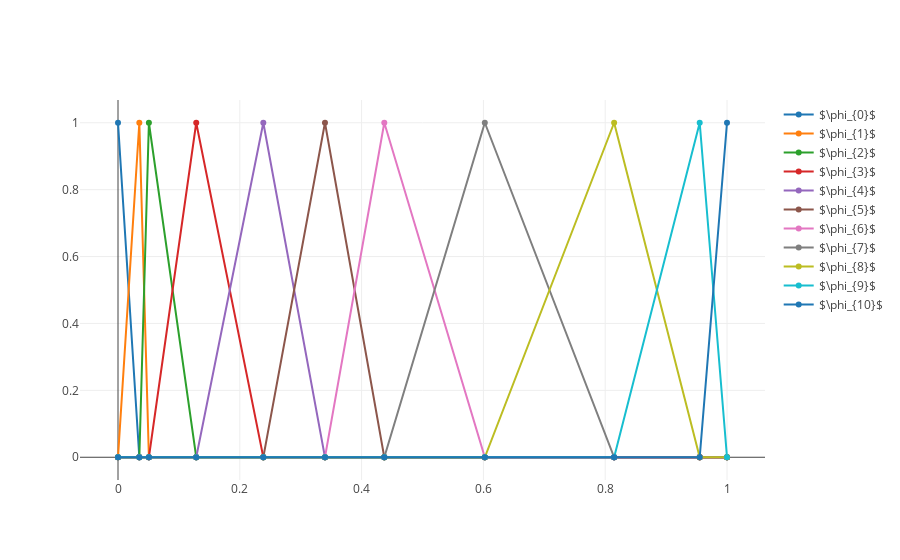

Source (notebook cell):
### Code cell
phis = []

for i in range(n_bases):
    phi = np.zeros(s.shape)
    phi[i] = 1
    phis.append(go.Scatter(x=s, y=phi, mode='lines+markers', name="$\phi_{{{}}}$".format(i)))

fig = go.Figure(data=phis)
plotly.iplot(fig)

### Figure 1 — Plotly figure (JSON) as saved in the notebook; plotly's stock layout.template omitted (floating-point values rounded to 4 significant figures)
{"data": [{"mode": "lines+markers", "name": "$\\phi_{0}$", "type": "scatter", "uid": "48689f80-a7f4-4c79-9370-abd5fe583be7", "x": [0, 0.03503, 0.05073, 0.1285, 0.2386, 0.3399, 0.4373, 0.6023, 0.8147, 0.9552, 1], "y": [1, 0, 0, 0, 0, 0, 0, 0, 0, 0, 0]}, {"mode": "lines+markers", "name": "$\\phi_{1}$", "type": "scatter", "uid": "bbd62299-b5d7-4beb-9073-606498fb60e5", "x": [0, 0.03503, 0.05073, 0.1285, 0.2386, 0.3399, 0.4373, 0.6023, 0.8147, 0.9552, 1], "y": [0, 1, 0, 0, 0, 0, 0, 0, 0, 0, 0]}, {"mode": "lines+markers", "name": "$\\phi_{2}$", "type": "scatter", "uid": "c8a45d5d-a4ed-4628-bf84-1756287b1d34", "x": [0, 0.03503, 0.05073, 0.1285, 0.2386, 0.3399, 0.4373, 0.6023, 0.8147, 0.9552, 1], "y": [0, 0, 1, 0, 0, 0, 0, 0, 0, 0, 0]}, {"mode": "lines+markers", "name": "$\\phi_{3}$", "type": "scatter", "uid": "5b042b4b-9d7a-45cf-a366-355c2a2e234c", "x": [0, 0.03503, 0.05073, 0.1285, 0.2386, 0.3399, 0.4373, 0.6023, 0.8147, 0.9552, 1], "y": [0, 0, 0, 1, 0, 0, 0, 0, 0, 0, 0]}, {"mode": "lines+markers", "name": "$\\phi_{4}$", "type": "scatter", "uid": "424dc9c8-5968-4b93-9f2d-703f7ae7dfc8", "x": [0, 0.03503, 0.05073, 0.1285, 0.2386, 0.3399, 0.4373, 0.6023, 0.8147, 0.9552, 1], "y": [0, 0, 0, 0, 1, 0, 0, 0, 0, 0, 0]}, {"mode": "lines+markers", "name": "$\\phi_{5}$", "type": "scatter", "uid": "53d0fb82-6efc-4c9f-9934-7c390e26666e", "x": [0, 0.03503, 0.05073, 0.1285, 0.2386, 0.3399, 0.4373, 0.6023, 0.8147, 0.9552, 1], "y": [0, 0, 0, 0, 0, 1, 0, 0, 0, 0, 0]}, {"mode": "lines+markers", "name": "$\\phi_{6}$", "type": "scatter", "uid": "47fce44c-ff24-475b-8482-cb209d1d0c55", "x": [0, 0.03503, 0.05073, 0.1285, 0.2386, 0.3399, 0.4373, 0.6023, 0.8147, 0.9552, 1], "y": [0, 0, 0, 0, 0, 0, 1, 0, 0, 0, 0]}, {"mode": "lines+markers", "name": "$\\phi_{7}$", "type": "scatter", "uid": "554e5dbb-b3f2-44d9-904a-0eecd1267a99", "x": [0, 0.03503, 0.05073, 0.1285, 0.2386, 0.3399, 0.4373, 0.6023, 0.8147, 0.9552, 1], "y": [0, 0, 0, 0, 0, 0, 0, 1, 0, 0, 0]}, {"mode": "lines+markers", "name": "$\\phi_{8}$", "type": "scatter", "uid": "9c1c22bf-06cb-4a87-a445-0003af6be7f8", "x": [0, 0.03503, 0.05073, 0.1285, 0.2386, 0.3399, 0.4373, 0.6023, 0.8147, 0.9552, 1], "y": [0, 0, 0, 0, 0, 0, 0, 0, 1, 0, 0]}, {"mode": "lines+markers", "name": "$\\phi_{9}$", "type": "scatter", "uid": "2debe8bb-5b4d-4ed4-97ff-89ce57a9cce8", "x": [0, 0.03503, 0.05073, 0.1285, 0.2386, 0.3399, 0.4373, 0.6023, 0.8147, 0.9552, 1], "y": [0, 0, 0, 0, 0, 0, 0, 0, 0, 1, 0]}, {"mode": "lines+markers", "name": "$\\phi_{10}$", "type": "scatter", "uid": "36c939ad-90e3-44b4-9be2-3d4e993bd7e2", "x": [0, 0.03503, 0.05073, 0.1285, 0.2386, 0.3399, 0.4373, 0.6023, 0.8147, 0.9552, 1], "y": [0, 0, 0, 0, 0, 0, 0, 0, 0, 0, 1]}], "layout": {}}
